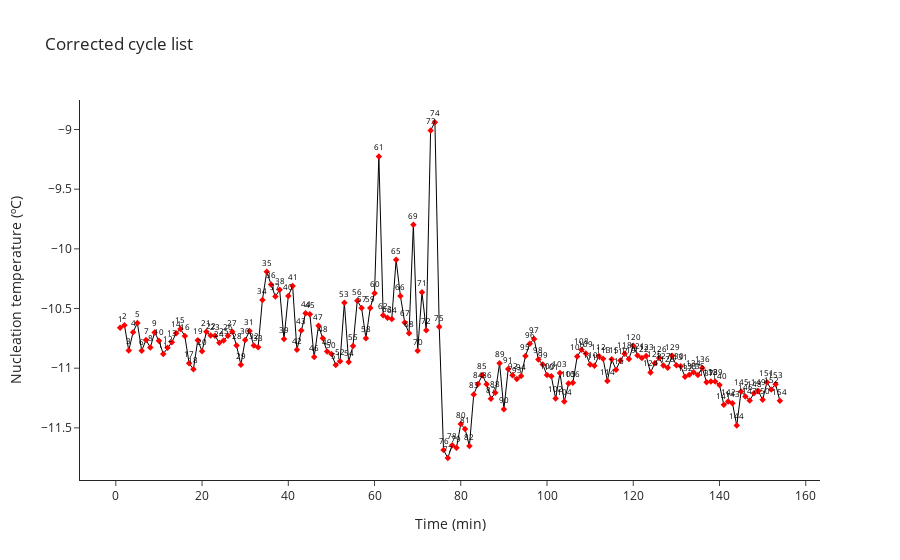

Notebook cell for this chart:
### Code cell
# filter prices that are peaks and plot them differently to be visible on the plot
fig = go.Figure()
fig.add_trace(go.Scatter(x=df_adj['Cycle'], y=df_adj['Tnuc'], mode='lines', line_color='rgba(0,0,0,1)', line_width=1))
fig.add_trace(go.Scatter(x=df_adj['Cycle'], y=df_adj['Tnuc'], text=cycle_number, marker_color='red', marker_size=5, marker_symbol=2,
                        mode='markers+text', textposition='top center', textfont=dict(color='black', size=8)
                        ))
fig.update_layout(template='simple_white', showlegend=False, title='Corrected cycle list',
                 xaxis_title='Time (min)', yaxis_title='Nucleation temperature (ºC)')

fig.show()

### Figure 1 — Plotly figure (JSON) as saved in the notebook; plotly's stock layout.template omitted (floating-point values rounded to 4 significant figures; data arrays with more than 128 entries replaced by an {"elided": "..."} marker saying what was removed)
{"data": [{"line": {"color": "rgba(0,0,0,1)", "width": 1}, "mode": "lines", "type": "scatter", "x": {"elided": "154 int values"}, "y": {"elided": "154 float values"}}, {"marker": {"color": "red", "size": 5, "symbol": 2}, "mode": "markers+text", "text": {"elided": "174 int values"}, "textfont": {"color": "black", "size": 8}, "textposition": "top center", "type": "scatter", "x": {"elided": "154 int values"}, "y": {"elided": "154 float values"}}], "layout": {"showlegend": false, "title": {"text": "Corrected cycle list"}, "xaxis": {"title": {"text": "Time (min)"}}, "yaxis": {"title": {"text": "Nucleation temperature (ºC)"}}}}
